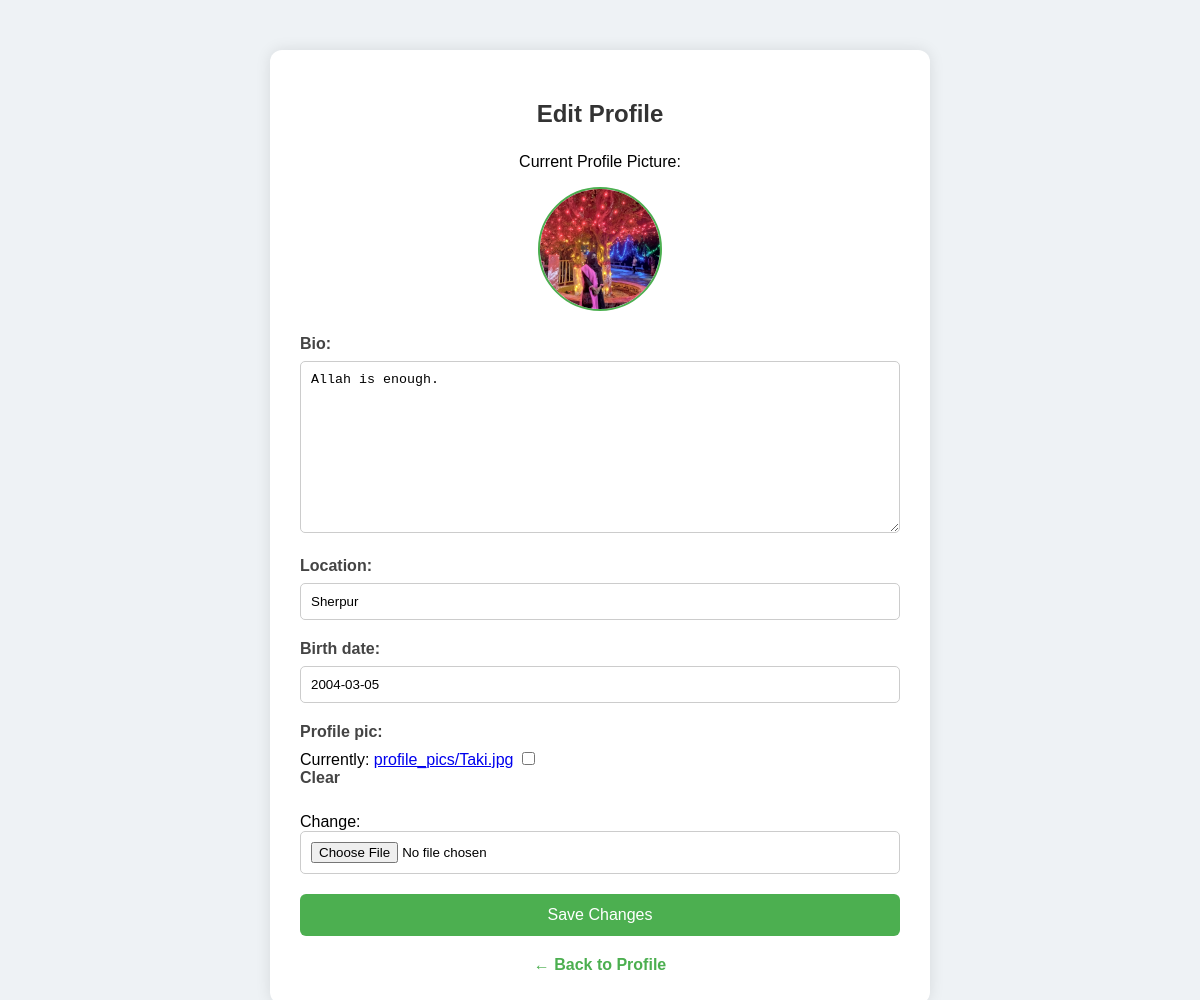
Page /profile/edit/ (signed in) on the committed database.
### core/models.py (models this page shows, shortened)
class Profile(models.Model):
    user = models.OneToOneField(
        User,
        on_delete=models.CASCADE,
        related_name='profile'  # Added related_name
    )
    bio = models.TextField(blank=True)
    location = models.CharField(max_length=100, blank=True)
    birth_date = models.DateField(null=True, blank=True)
    profile_pic = models.ImageField(
        upload_to='profile_pics/',
        default='default.jpg',  # Added default image
        null=True,
        blank=True
    )

### core/views.py (the view)
# urls.py: path('profile/edit/', views.edit_profile, name='edit_profile'),
@login_required
def edit_profile(request):
    profile = request.user.profile
    if request.method == 'POST':
        form = ProfileForm(request.POST, request.FILES, instance=profile)
        if form.is_valid():
            form.save()
            return redirect('profile')
    else:
        form = ProfileForm(instance=profile)
    return render(request, 'core/edit_profile.html', {'form': form, 'user': request.user})

### core/forms.py
class ProfileForm(forms.ModelForm):
    class Meta:
        model = Profile
        fields = ['bio', 'location', 'birth_date', 'profile_pic']

### core/templates/core/edit_profile.html (shortened to what this page needs)
<!DOCTYPE html>
<html>
<head>
</head>
<body>
    <div class="form-container">
        <h2>Edit Profile</h2>
        <div class="current-image">
            <p>Current Profile Picture:</p>
            <img src="{{ user.profile.profile_pic.url }}" alt="Current Profile Picture">
        </div>
        <form method="POST" enctype="multipart/form-data">
            {{ form.as_p }}
            <button type="submit">Save Changes</button>
        </form>
        <a href="{% url 'profile' %}" class="back-link">← Back to Profile</a>
    </div>
</body>
</html>

### core/templates/core/edit_profile.html (style rules this page uses)
body { font-family: Arial, sans-serif; background-color: #eef2f5; margin: 0; padding: 0; }
.form-container { max-width: 600px; margin: 50px auto; background: white; padding: 30px; border-radius: 12px; box-shadow: 0 0 15px rgba(0, 0, 0, 0.1); }
h2 { text-align: center; margin-bottom: 25px; color: #333; }
form p { margin-bottom: 20px; }
label { display: block; margin-bottom: 8px; font-weight: bold; color: #444; }
input[type="text"], input[type="date"], input[type="file"], textarea { width: 100%; padding: 10px; border: 1px solid #ccc; border-radius: 5px; box-sizing: border-box; }
textarea { resize: vertical; }
button[type="submit"] { width: 100%; background-color: #4CAF50; color: white; padding: 12px; border: none; border-radius: 6px; cursor: pointer; font-size: 16px; transition: background-color 0.3s ease; }
.back-link { display: block; text-align: center; margin-top: 20px; text-decoration: none; color: #4CAF50; font-weight: bold; }
.current-image { text-align: center; margin-bottom: 20px; }
.current-image img { width: 120px; height: 120px; border-radius: 50%; object-fit: cover; border: 2px solid #4CAF50; }

### rows in the picture
Profile: bio "Allah is enough.", location "Sherpur", birth_date "2004-03-05"
